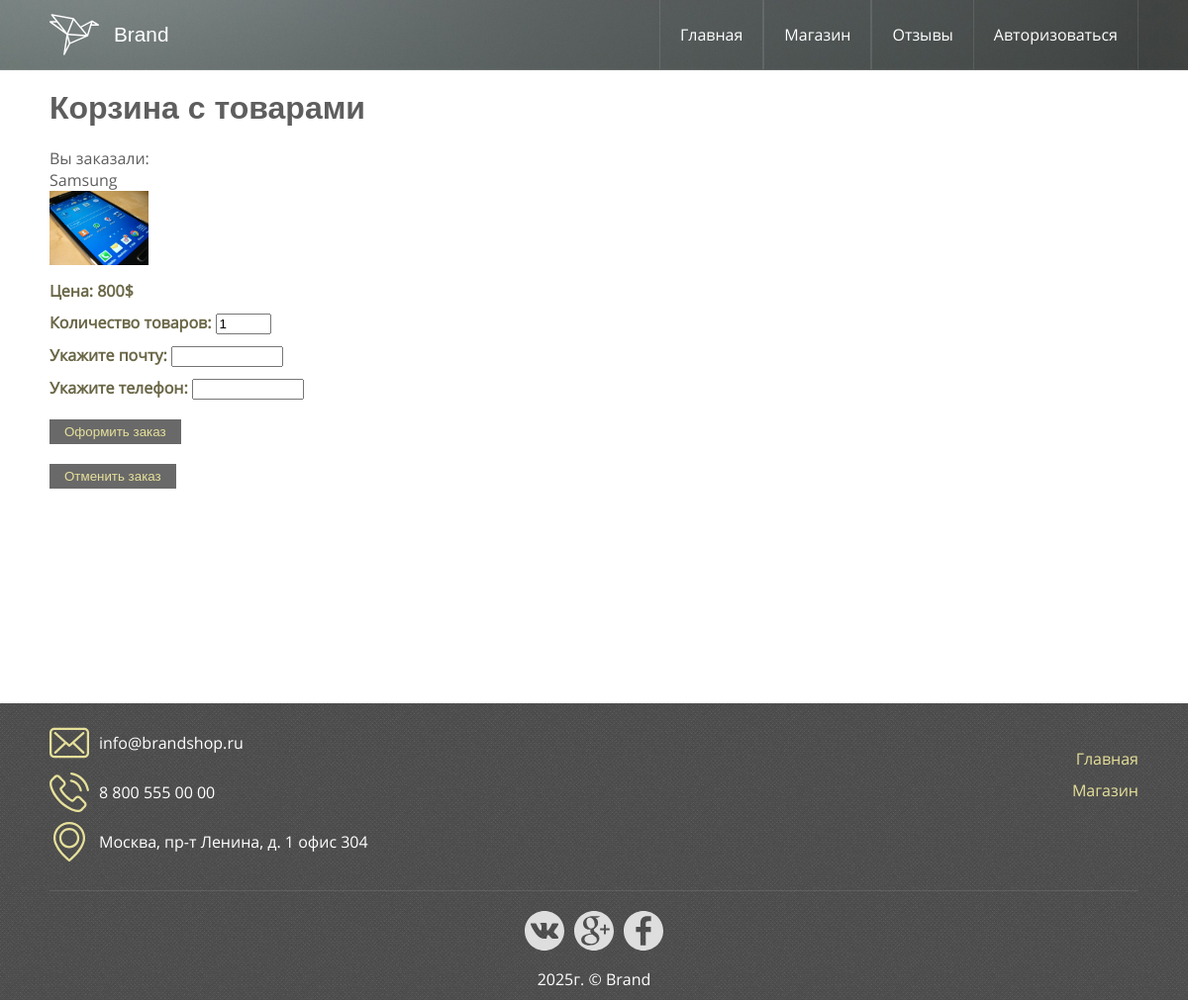
/index.php?page=basket&id=3, run on the app's committed database.
### tables this page shows
CREATE TABLE `goods` (
  `id` int(11) NOT NULL,
  `name` varchar(255) DEFAULT NULL,
  `desc` text,
  `img` varchar(65) DEFAULT NULL,
  `price` varchar(65) DEFAULT NULL
);

### templates/basket.php (the view, shortened to what this page needs)
<?php
$db = 'goods';
$sql = "SELECT * FROM shop_php.$db WHERE id = $id";
$result = mysqli_query($connect, $sql);
$row = mysqli_fetch_assoc($result);
?>
<div id="openedProduct-content">
    <h1 id="openedProduct-name">Корзина с товарами</h1>
    <div id="openedProduct-desc">Вы заказали:<br>
        <form method='POST'>
        <?php echo $row['name']; ?><br>
        <img width="100px;" src="/php1/lessons6/4/im<?php echo $row['img']; ?>"/>
    </div>
    <div id="openedProduct-price">
        Цена: <?php echo $row['price']; ?>
    </div>
    <div id="openedProduct-price">
         Количество товаров: <input type="number" name="col" value="1" min="0" max="10"/>
    </div>
    <div id="openedProduct-price">
        Укажите почту: <input type="email" name="email" size = "11"/>
    </div>
    <div id="openedProduct-price">
        Укажите телефон: <input type="tel" name="tel" size = "11"/>
    </div>
        <input class="shopUnitMore" type="submit" name="basket_send" value="Оформить заказ">
    <input class="shopUnitMore" type="submit" name="basket_del" value="Отменить заказ">
</div>

### styles/site.css (style rules this page uses)
body, html { padding: 0; margin: 0; color: #5e5e5e; font-family: "Open Sans", sans-serif; }
.shopUnitMore { border: none; padding: 5px 15px; background-color: #696969; display: block; margin-top: 20px; text-align: center; color: #e6e09a; text-decoration: none; }
#openedProduct-content { float: left; width: 67%; }
#openedProduct-name { font-family: Exo, sans-serif; font-size: 2em; margin-top: 0; }
#openedProduct-desc { margin-top: 20px; }
#openedProduct-price { margin-top: 10px; color: #6a6747; font-weight: bold; }

### data on the page
goods: name "Samsung", img (picture), price "800$"

### other printed values
$date "2025"
